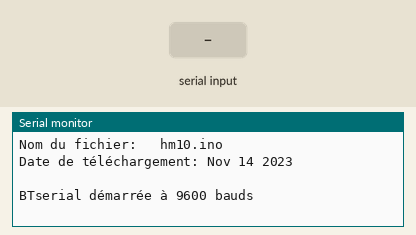
Simulated run of this sketch. Board: Arduino Uno, built with avr-gcc and run on an emulated ATmega328P. On the bench: the last lines printed to the serial monitor. Inputs (shaded band) come from the test bench.

Above: at 1.2 s.
1.3 s: "1\n" received over Serial
At 1.7 s:
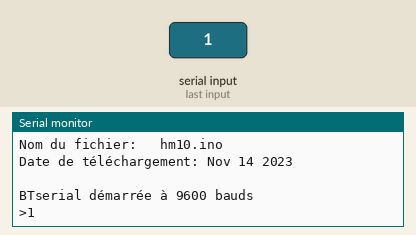
2.8 s: "1\n" received over the second serial link
At 3.9 s:
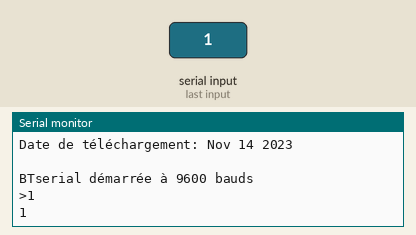
4.3 s: byte 10 (10) received over Serial
At 5.2 s:
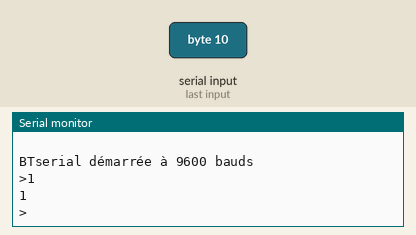
5.8 s: "0\n" received over Serial
At 6.3 s:
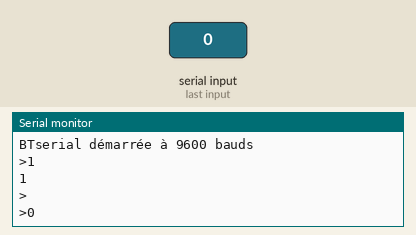
7.3 s: "0\n" received over the second serial link
At 8.5 s:
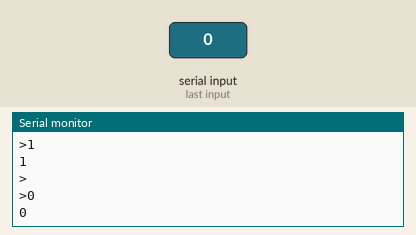

The sketch:

hm10.ino
```cpp
#include <SoftwareSerial.h>

SoftwareSerial BTserial(7, 8); // RX, TX

//  SerialIn_SerialOut_HM-10_01
//
//  Uses hardware serial to talk to the host computer and SoftwareSerial for communication with the bluetooth module
//
//  What ever is entered in the serial monitor is sent to the connected device
//  Anything received from the connected device is copied to the serial monitor
//  Does not send line endings to the HM-10
//
//  Pins
//  BT VCC to Arduino 5V out.
//  BT GND to GND
//  Arduino D7 (SS RX) - BT TX no need voltage divider
//  Arduino D8 (SS TX) - BT RX through a voltage divider (5v to 3.3v)
//
//  Exemple de commande AT qu'on peut transmettre au module:
//  AT
//  AT+VERR?  //pour connaitre la version du firmware
//  AT+NAME?  //pour connaitre le nom du module
//  AT


char c=' ';
boolean NL = true;

void setup()
{
    Serial.begin(9600);
    Serial.print("Nom du fichier:   ");   Serial.println(__FILE__);
    Serial.print("Date de téléchargement: ");   Serial.println(__DATE__);
    Serial.println(" ");

    BTserial.begin(9600);
    Serial.println("BTserial démarrée à 9600 bauds");
}

void loop()
{
    // Read from the Bluetooth module and send to the Arduino Serial Monitor
    if (BTserial.available())
    {
        c = BTserial.read();
        Serial.write(c);
    }


    // Read from the Serial Monitor and send to the Bluetooth module
    if (Serial.available())
    {
        c = Serial.read();

        // do not send line end characters to the HM-10
        if (c!=10 & c!=13 )
        {
             BTserial.write(c);
        }

        // Echo the user input to the main window.
        // If there is a new line print the ">" character.
        if (NL) { Serial.print("\r\n>");  NL = false; }
        Serial.write(c);
        if (c==10) { NL = true; }
    }
}
```

Measured:
- after the input at 1.3 s, the serial monitor: prints a new line at once (image 1)
- after the input at 2.8 s, the serial monitor: prints a new line at once (image 2)
- after the input at 4.3 s, the serial monitor: prints a new line at once (image 3)
- after the input at 5.8 s, the serial monitor: prints a new line at once (image 4)
- after the input at 7.3 s, the serial monitor: prints a new line at once (image 5)
